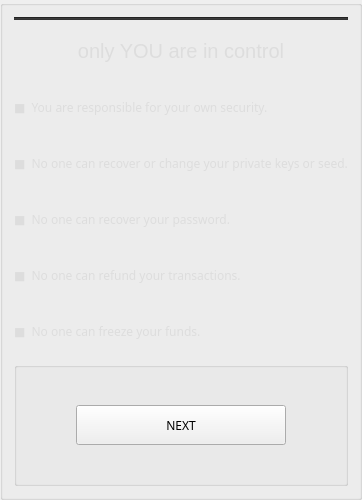
       <widget class="QGroupBox" name="box3">
        <property name="minimumSize">
         <size>
          <width>0</width>
          <height>500</height>
         </size>
        </property>
        <property name="maximumSize">
         <size>
          <width>1000</width>
          <height>500</height>
         </size>
        </property>
        <property name="title">
         <string/>
        </property>
        <layout class="QVBoxLayout" name="verticalLayout_4">
         <item>
          <widget class="Line" name="line_4">
           <property name="styleSheet">
            <string notr="true">background-color: #333;</string>
           </property>
           <property name="orientation">
            <enum>Qt::Horizontal</enum>
           </property>
          </widget>
         </item>
         <item>
          <widget class="QLabel" name="title_label_23">
           <property name="maximumSize">
            <size>
             <width>16777215</width>
             <height>50</height>
            </size>
           </property>
           <property name="font">
            <font>
             <pointsize>-1</pointsize>
            </font>
           </property>
           <property name="styleSheet">
            <string notr="true">color: #ddd;
font-size: 20px;</string>
           </property>
           <property name="text">
            <string>only YOU are in control</string>
           </property>
           <property name="alignment">
            <set>Qt::AlignCenter</set>
           </property>
          </widget>
         </item>
         <item>
          <widget class="QLabel" name="label_19">
           <property name="maximumSize">
            <size>
             <width>16777215</width>
             <height>50</height>
            </size>
           </property>
           <property name="font">
            <font>
             <family>Poppins</family>
            </font>
           </property>
           <property name="styleSheet">
            <string notr="true">color: #ddd;
margin-left: 3em;</string>
           </property>
           <property name="text">
            <string>■  You are responsible for your own security.</string>
           </property>
          </widget>
         </item>
         <item>
          <widget class="QLabel" name="label_20">
           <property name="maximumSize">
            <size>
             <width>16777215</width>
             <height>50</height>
            </size>
           </property>
           <property name="font">
            <font>
             <family>Poppins</family>
            </font>
           </property>
           <property name="styleSheet">
            <string notr="true">color: #ddd;
margin-left: 3em;</string>
           </property>
           <property name="text">
            <string>■  No one can recover or change your private keys or seed.</string>
           </property>
          </widget>
         </item>
         <item>
          <widget class="QLabel" name="label_21">
           <property name="maximumSize">
            <size>
             <width>16777215</width>
             <height>50</height>
            </size>
           </property>
           <property name="font">
            <font>
             <family>Poppins</family>
            </font>
           </property>
           <property name="styleSheet">
            <string notr="true">color: #ddd;
margin-left: 3em;</string>
           </property>
           <property name="text">
            <string>■  No one can recover your password.</string>
           </property>
          </widget>
         </item>
         <item>
          <widget class="QLabel" name="label_22">
           <property name="maximumSize">
            <size>
             <width>16777215</width>
             <height>50</height>
            </size>
           </property>
           <property name="font">
            <font>
             <family>Poppins</family>
            </font>
           </property>
           <property name="styleSheet">
            <string notr="true">color: #ddd;
margin-left: 3em;</string>
           </property>
           <property name="text">
            <string>■  No one can refund your transactions.</string>
           </property>
          </widget>
         </item>
         <item>
          <widget class="QLabel" name="label_24">
           <property name="maximumSize">
            <size>
             <width>16777215</width>
             <height>50</height>
            </size>
           </property>
           <property name="font">
            <font>
             <family>Poppins</family>
            </font>
           </property>
           <property name="styleSheet">
            <string notr="true">color: #ddd;
margin-left: 3em;</string>
           </property>
           <property name="text">
            <string>■  No one can freeze your funds.</string>
           </property>
          </widget>
         </item>
         <item>
          <widget class="QGroupBox" name="groupBox_4">
           <layout class="QHBoxLayout" name="horizontalLayout_3">
            <item>
             <widget class="QPushButton" name="b1_next3">
              <property name="maximumSize">
               <size>
                <width>210</width>
                <height>40</height>
               </size>
              </property>
              <property name="font">
               <font>
                <family>Cinzel</family>
               </font>
              </property>
              <property name="styleSheet">
               <string notr="true">/* This button style is handled automatically by WelcomeFrame.cpp */</string>
              </property>
              <property name="text">
               <string>NEXT</string>
              </property>
             </widget>
            </item>
           </layout>
          </widget>
         </item>
        </layout>
       </widget>
